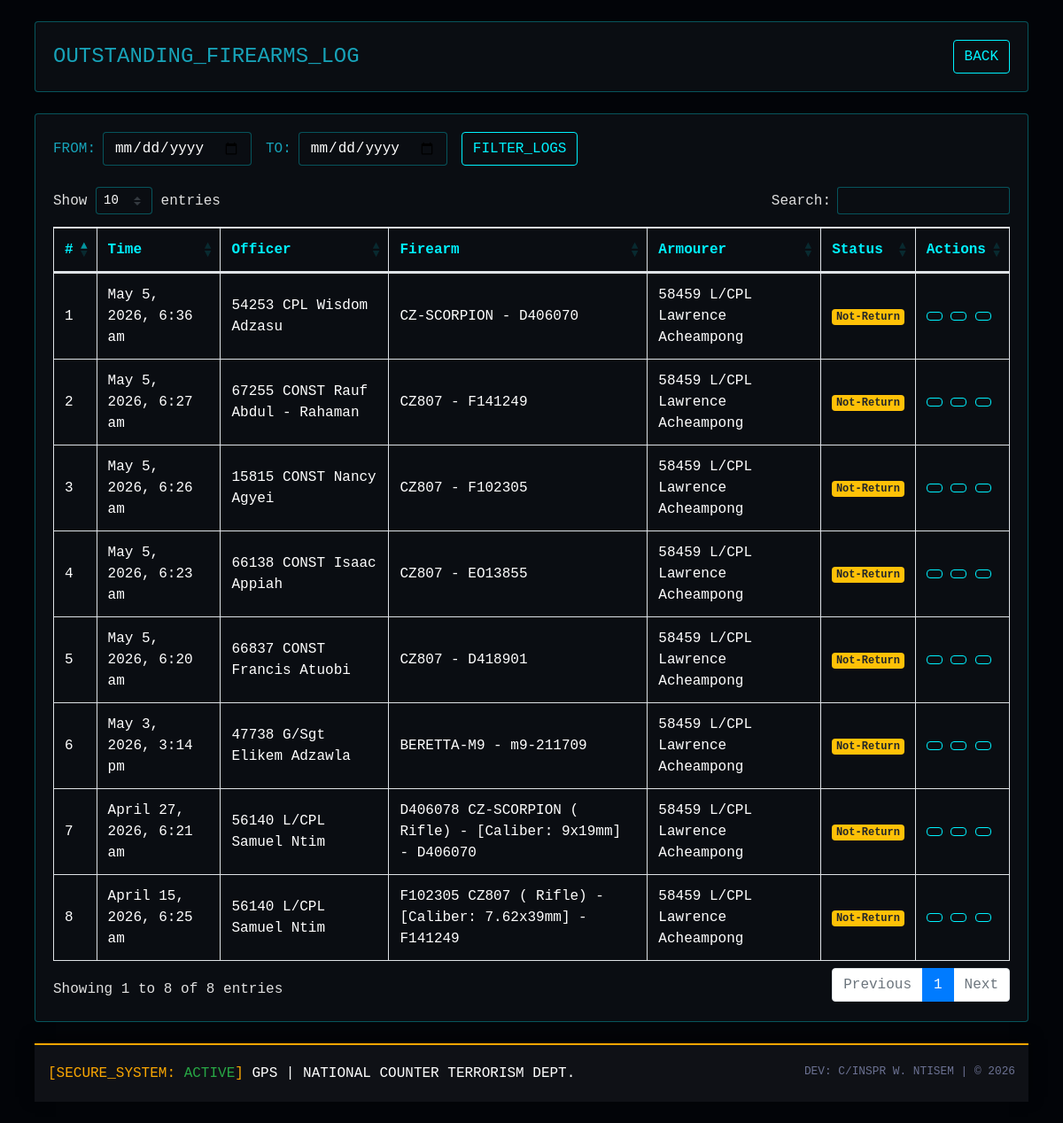
The page /not-returns-firearms.php (signed in) on the database its author committed.
### tables this page shows
CREATE TABLE `bookings` (
  `bookingID` int(100) NOT NULL,
  `bookingCode` varchar(100) NOT NULL,
  `firearmID` varchar(100) NOT NULL,
  `ammoID` varchar(100) NOT NULL,
  `officerID` varchar(100) NOT NULL,
  `booking_time` varchar(200) NOT NULL,
  `armourer_issuer` varchar(500) NOT NULL,
  `officer_image` varchar(500) NOT NULL,
  `to_officer` varchar(500) NOT NULL,
  `firearm_name` varchar(500) NOT NULL,
  `firearm_serial_no` varchar(200) NOT NULL,
  `firearm_class` varchar(200) NOT NULL,
  `quantity_issued` int(100) NOT NULL,
  `firearm_state` varchar(200) NOT NULL,
  `ammunition_name` varchar(500) NOT NULL,
  `number_of_rounds` int(200) NOT NULL,
  `ammo_returned` int(200) NOT NULL,
  `ammo_state` varchar(200) NOT NULL,
  `no_faulty_ammo` int(200) NOT NULL,
  `duty_type` varchar(500) NOT NULL,
  `duty_location` varchar(500) NOT NULL,
  `duty_duration` varchar(200) NOT NULL,
  `returns` varchar(200) NOT NULL,
  `comment` varchar(1000) NOT NULL,
  `returned_time` varchar(200) NOT NULL,
  `datetime` timestamp NOT NULL DEFAULT current_timestamp() ON UPDATE current_timestamp(),
  `is_deleted` tinyint(1) DEFAULT 0
);

### not-returns-firearms.php (the view, shortened to what this page needs)
<?php
require_once('functions.php');
$startDate = $_GET['start_date'] ?? null;
$endDate = $_GET['end_date'] ?? null;
$query = "SELECT * FROM bookings WHERE TRIM(returns) = 'Not-Return' AND is_deleted = 0";
$params = [];
$query .= " ORDER BY bookingID DESC";
$stmt = $pdo->prepare($query);
$stmt->execute($params);
$bookings = $stmt->fetchAll();
?>
<!DOCTYPE html>
<html lang="en">
<head>
    <link rel="stylesheet" href="assets/vendors/mdi/css/materialdesignicons.min.css">
    <link rel="stylesheet" href="assets/vendors/css/vendor.bundle.base.css">
    <link rel="stylesheet" href="assets/css/style.css">
    <link rel="stylesheet" href="https://maxcdn.bootstrapcdn.com/bootstrap/4.5.2/css/bootstrap.min.css">
    <link rel="stylesheet" href="https://cdn.datatables.net/1.10.22/css/dataTables.bootstrap4.min.css">
</head>
<body>
    <div class="container-scroller">
        <div class="container-fluid page-body-wrapper">
            <div class="main-panel p-4 w-100">
                <div class="card mb-4">
                    <div class="card-body d-flex justify-content-between align-items-center">
                        <h4 class="text-info mb-0">
                            <i class="mdi mdi-alert-circle text-warning"></i> OUTSTANDING_FIREARMS_LOG
                        </h4>
                        <div>
                            <a href="javascript:history.back();" class="btn btn-tactical">
                                <i class="mdi mdi-arrow-left"></i> BACK
                            </a>
                        </div>
                    </div>
                </div>
                <div class="card mb-4">
                    <div class="card-body">
                        <form method="GET" class="form-inline mb-4">
                            <label class="mr-2 text-info">FROM:</label>
                            <input type="date" name="start_date" class="form-control mr-3" value="<?= htmlspecialchars($startDate ?? '') ?>">
                            <label class="mr-2 text-info">TO:</label>
                            <input type="date" name="end_date" class="form-control mr-3" value="<?= htmlspecialchars($endDate ?? '') ?>">
                            <button type="submit" class="btn btn-tactical"><i class="mdi mdi-filter"></i> FILTER_LOGS</button>
                        </form>
                        <div class="table-responsive">
                            <table id="mainTable" class="table table-bordered table-hover">
                                <thead>
                                    <tr>
                                        <th>#</th>
                                        <th>Time</th>
                                        <th>Officer</th>
                                        <th>Firearm</th>
                                        <th>Armourer</th>
                                        <th>Status</th>
                                        <th>Actions</th>
                                    </tr>
                                </thead>
                                <tbody>
                                    <?php if(!empty($bookings)): ?>
                                        <?php foreach ($bookings as $i => $b): ?>
                                            <tr>
                                                <td><?= $i + 1 ?></td>
                                                <td><?= htmlspecialchars($b['booking_time']) ?></td>
                                                <td><?= htmlspecialchars($b['to_officer']) ?></td>
                                                <td><?= htmlspecialchars($b['firearm_name'] . ' - ' . $b['firearm_serial_no']) ?></td>
                                                <td><?= htmlspecialchars($b['armourer_issuer']) ?></td>
                                                <td><span class="badge badge-warning"><?= htmlspecialchars($b['returns']) ?></span></td>
                                                <td>
                                                    <button class="btn btn-tactical btn-sm" onclick="viewDetails(<?= $b['bookingID'] ?>)" title="View Details">
                                                    </button>
                                                    <a href="officer-details.php?officerID=<?= htmlspecialchars($b['officerID']) ?>" class="btn btn-tactical btn-sm" title="Officer Tracking">
                                                    </a>
                                                    <button class="btn btn-tactical btn-sm" onclick="openReturnModal(<?= $b['bookingID'] ?>, 'Returned', <?= htmlspecialchars($b['number_of_rounds'] ?? 0) ?>)" title="Return Asset">
                                                    </button>
                                                </td>
                                            </tr>
                                        <?php endforeach; ?>
                                    <?php endif; ?>
                                </tbody>
                            </table>
                        </div>
                    </div>
                </div>
                <?php require_once('includes/footer.php'); ?>
            </div>
        </div>
    </div>
</body>
</html>

### css/style.css (style rules this page uses)
:root { --primary: #EB1616; --secondary: #191C24; --light: #6C7293; --dark: #000000; }
.btn { transition: .5s; }

### not-returns-firearms.php (style rules this page uses)
:root { --neon: #00f2ff; --bg-deep: #020408; --card-bg: #0a0d12; --danger: #ff3333; }
body { background: var(--bg-deep); font-family: 'JetBrains Mono', monospace; color: #e0e0e0; }
.card { background: var(--card-bg); border: 1px solid #00f2ff50; }
.table { color: #fff; }
th { color: var(--neon); }
.table td { vertical-align: middle; }
.btn-tactical { background: transparent; border: 1px solid var(--neon); color: var(--neon); border-radius: 4px; font-family: inherit; }
.form-control { background-color: var(--card-bg); border: 1px solid #00f2ff50; color: #fff; font-family: inherit; }

### rows shown on the page
bookings: booking_time "May 5, 2026, 6:36 am", to_officer "54253 CPL Wisdom Adzasu", firearm_name+firearm_serial_no "CZ-SCORPION - D406070", armourer_issuer "58459 L/CPL Lawrence Acheampong", returns "Not-Return"
bookings: booking_time "May 5, 2026, 6:27 am", to_officer "67255 CONST Rauf Abdul - Rahaman", firearm_name+firearm_serial_no "CZ807 - F141249", armourer_issuer "58459 L/CPL Lawrence Acheampong", returns "Not-Return"
bookings: booking_time "May 5, 2026, 6:26 am", to_officer "15815 CONST Nancy Agyei", firearm_name+firearm_serial_no "CZ807 - F102305", armourer_issuer "58459 L/CPL Lawrence Acheampong", returns "Not-Return"
bookings: booking_time "May 5, 2026, 6:23 am", to_officer "66138 CONST Isaac Appiah", firearm_name+firearm_serial_no "CZ807 - EO13855", armourer_issuer "58459 L/CPL Lawrence Acheampong", returns "Not-Return"
bookings: booking_time "May 5, 2026, 6:20 am", to_officer "66837 CONST Francis Atuobi", firearm_name+firearm_serial_no "CZ807 - D418901", armourer_issuer "58459 L/CPL Lawrence Acheampong", returns "Not-Return"
bookings: booking_time "May 3, 2026, 3:14 pm", to_officer "47738 G/Sgt Elikem Adzawla", firearm_name+firearm_serial_no "BERETTA-M9 - m9-211709", armourer_issuer "58459 L/CPL Lawrence Acheampong", returns "Not-Return"
bookings: booking_time "April 27, 2026, 6:21 am", to_officer "56140 L/CPL Samuel Ntim", firearm_name+firearm_serial_no "D406078 CZ-SCORPION ( Rifle) - [Caliber: 9x19mm] - D406070", armourer_issuer "58459 L/CPL Lawrence Acheampong", returns "Not-Return"
bookings: booking_time "April 15, 2026, 6:25 am", to_officer "56140 L/CPL Samuel Ntim", firearm_name+firearm_serial_no "F102305 CZ807 ( Rifle) - [Caliber: 7.62x39mm] - F141249", armourer_issuer "58459 L/CPL Lawrence Acheampong", returns "Not-Return"
